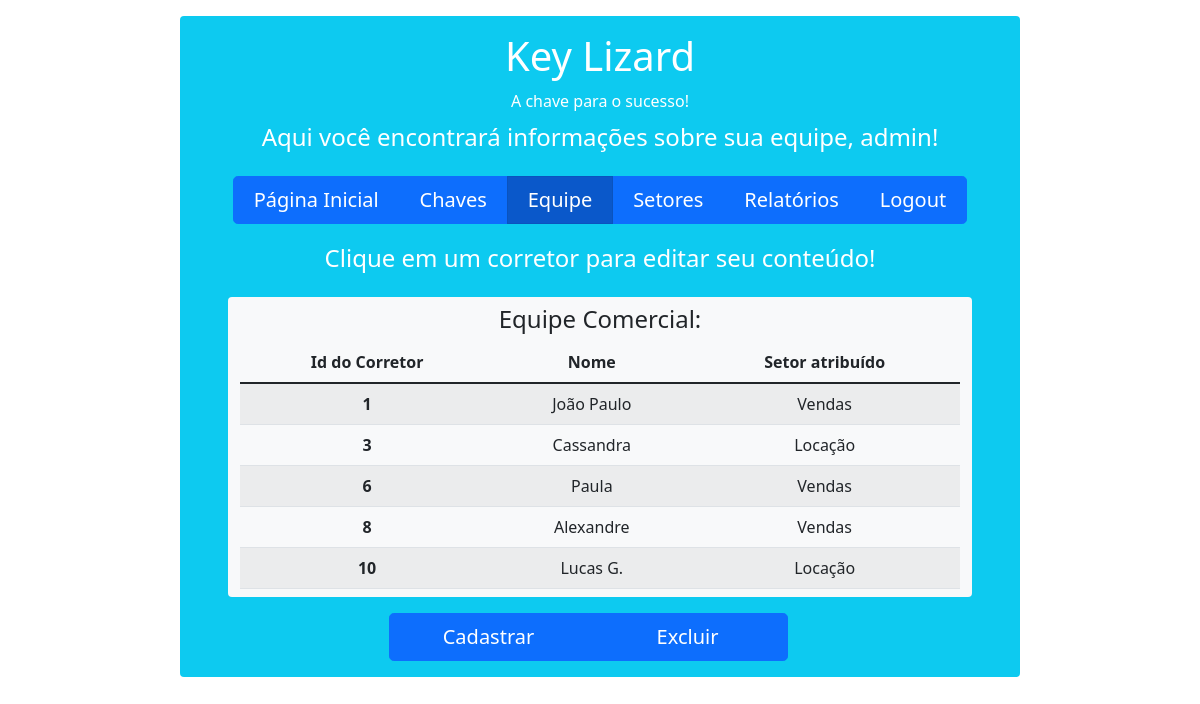
The app's page /corretores/ (signed in) with its own data.
### corretores/models.py (models this page shows, shortened)
class Corretor(models.Model):
    usuario = models.ForeignKey(User, on_delete=models.CASCADE)
    setor = models.ForeignKey(Setor, on_delete=models.CASCADE)
    nome = models.CharField(max_length=30, default='Imobiliária')
    class Meta:
        db_table = 'tb_corretores'

### setores/models.py (models this page shows)
class Setor(models.Model):
    usuario = models.ForeignKey(User, on_delete=models.CASCADE)
    nome_setor = models.CharField(max_length=30, default='Administrativo')
    def __str__(self):
        return self.nome_setor
    class Meta:
        db_table = 'tb_setores'

### corretores/views.py (the view)
# urls.py: path('', views.index_corretores, name='index_corretores'),
def index_corretores(request):
    if request.user.is_authenticated:
        corretores_listar = request.user.corretor_set.all()
        context = {
            'corretores_listar': corretores_listar
        }
        return render(request, 'inicio_corretores/index_corretores.html', context=context)
    else:
        return render(request, 'inicio_corretores/index_corretores.html')

### corretores/templates/inicio_corretores/index_corretores.html
{% extends 'base.html' %}
{% block content %}
    <div class="container rounded bg-info text-white mt-3 mb-3" style="max-width: 70%">
        <div class="row mt-3">
            <div class="col align-self-center text-center mt-3">
                <h1>Key Lizard</h1>
            </div>
        </div>
        <div class="row mt-1">
            <div class="col align-self-center text-center">
                <h6>A chave para o sucesso!</h6>
            </div>
        </div>
        {% if not user.is_authenticated %}
            <div class="row mt-3">
                <div class="col align-self-center text-center">
                    <strong>ATENÇÃO:</strong> Você não está logado!
                </div>
            </div>
            <div class="row mt-3">
                <div class="col align-self-center text-center">
                    <p>Para realizar o login: <a href="{% url 'login' %}" style="text-decoration: none">Clique aqui!</a> </p>
                </div>
            </div>
        {% else %}
            <div class="row mt-1 mb-3">
                <div class="col align-self-center text-center">
                    <h4>Aqui você encontrará informações sobre sua equipe, {{user.username}}!</h4>
                </div>
            </div>
            <div class="row">
                <div class="col align-self-center text-center">
                    <div class="btn-group btn-group-lg mb-3" style="width: 90%">
                        <a href="{% url 'usuarios:index' %}" class="btn btn-primary">Página Inicial</a>
                        <a href="{% url 'chaves:index_chaves' %}" class="btn btn-primary">Chaves</a>
                        <a href="{% url 'corretores:index_corretores' %}" class="btn btn-primary active" aria-current="page">Equipe</a>
                        <a href="{% url 'setores:index_setores' %}" class="btn btn-primary">Setores</a>
                        <a href="{% url 'relatorios:index_relatorios' %}" class="btn btn-primary">Relatórios</a>
                        <a href="{% url 'logout' %}" class="btn btn-primary">Logout</a>
                    </div>
                </div>
            </div>
            <div class="row mt-1 mb-3">
                <div class="col align-self-center text-center">
                    <h4>Clique em um corretor para editar seu conteúdo!</h4>
                </div>
            </div>
            <div class="row">
                <div class="col overflow-scroll rounded align-self-center text-center bg-light mx-5 mb-3"
                     style="max-height: 300px"
                >
                    <div class="row text-dark mt-2">
                        <h4>Equipe Comercial:</h4>
                    </div>
                    <table class="table table-striped table-hover">
                        <thead>
                            <tr>
                                <th scope="col">Id do Corretor</th>
                                <th scope="col">Nome</th>
                                <th scope="col">Setor atribuído</th>
                            </tr>
                        </thead>
                        <tbody>
                        {% for corretor in corretores_listar %}
                            <tr onclick="window.location='{% url 'corretores:editar_corretores' corretor.pk %}';">
                                <th scope="row">{{ corretor.id }}</th>
                                <td>{{ corretor.nome }}</td>
                                <td>{{ corretor.setor }}</td>
                            </tr>
                        {% endfor %}
                        </tbody>
                    </table>
                </div>
            </div>
            <div class="row">
                <div class="row">
                    <div class="col align-self-center text-center">
                        <div class="btn-group btn-group-lg mb-3">
                            <a href="{% url 'corretores:cadastrar_corretores' %}" class="btn btn-primary" style="width: 200px">Cadastrar</a>
                            <a href="{% url 'corretores:selecionar_excluir_corretores' %}" class="btn btn-primary" style="width: 200px">Excluir</a>
                        </div>
                    </div>
                </div>
            </div>
        {% endif %}
    </div>
{% endblock %}

### records on screen
Corretor: id "1", nome "João Paulo", setor "Vendas"
Corretor: id "3", nome "Cassandra", setor "Locação"
Corretor: id "6", nome "Paula", setor "Vendas"
Corretor: id "8", nome "Alexandre", setor "Vendas"
Corretor: id "10", nome "Lucas G.", setor "Locação"

### other values on screen
{{ user.username }} "admin"
